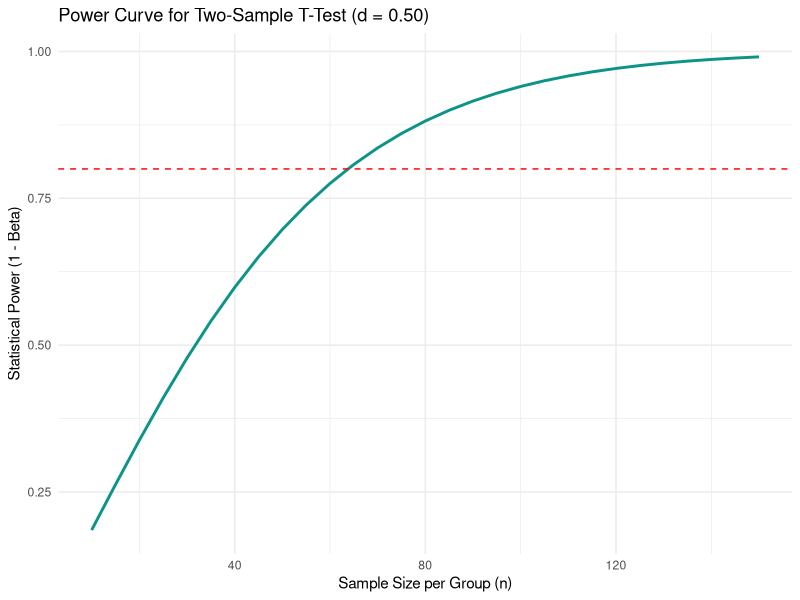

Reproduce this figure in R.
## ---- chunk 1
library(pwr)
## ---- chunk 2
pwr.t.test(d = 0.50, sig.level = 0.05, power = 0.80, type = "two.sample", alternative = "two.sided")
## ---- chunk 3
library(tidyverse)

sample_sizes <- seq(10, 150, by = 5)
powers <- sapply(sample_sizes, function(n) {
  pwr.t.test(n = n, d = 0.50, sig.level = 0.05)$power
})

power_df <- tibble(n_per_group = sample_sizes, power = powers)

ggplot(power_df, aes(x = n_per_group, y = power)) +
  geom_line(color = "#0d9488", linewidth = 1) +
  geom_hline(yintercept = 0.80, linetype = "dashed", color = "red") +
  labs(
    title = "Power Curve for Two-Sample T-Test (d = 0.50)",
    x = "Sample Size per Group (n)",
    y = "Statistical Power (1 - Beta)"
  ) +
  theme_minimal()
## ---- chunk 4
# u = number of predictors (e.g. 3 predictors), v = degrees of freedom for error
pwr.f2.test(u = 3, f2 = 0.10, sig.level = 0.05, power = 0.80)
